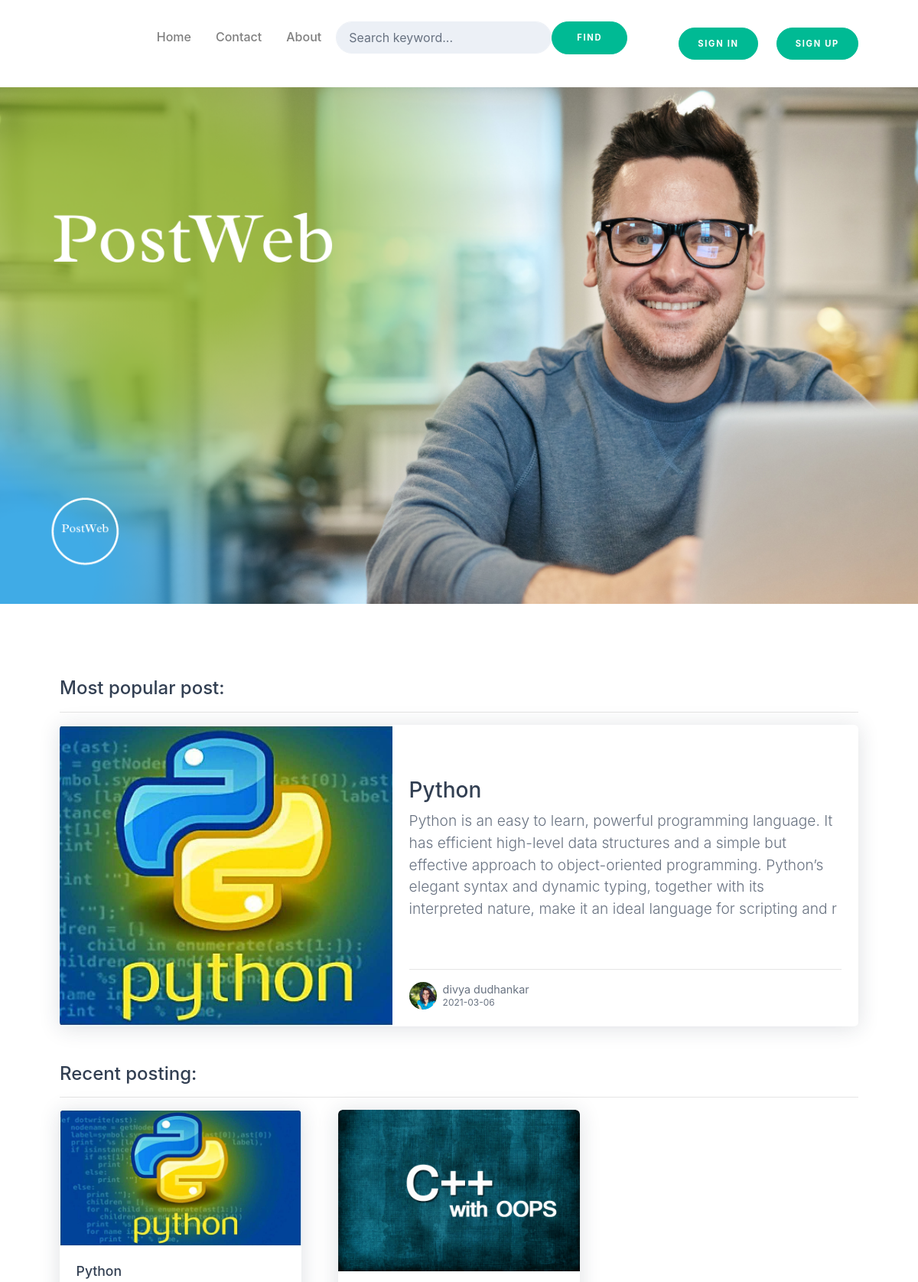
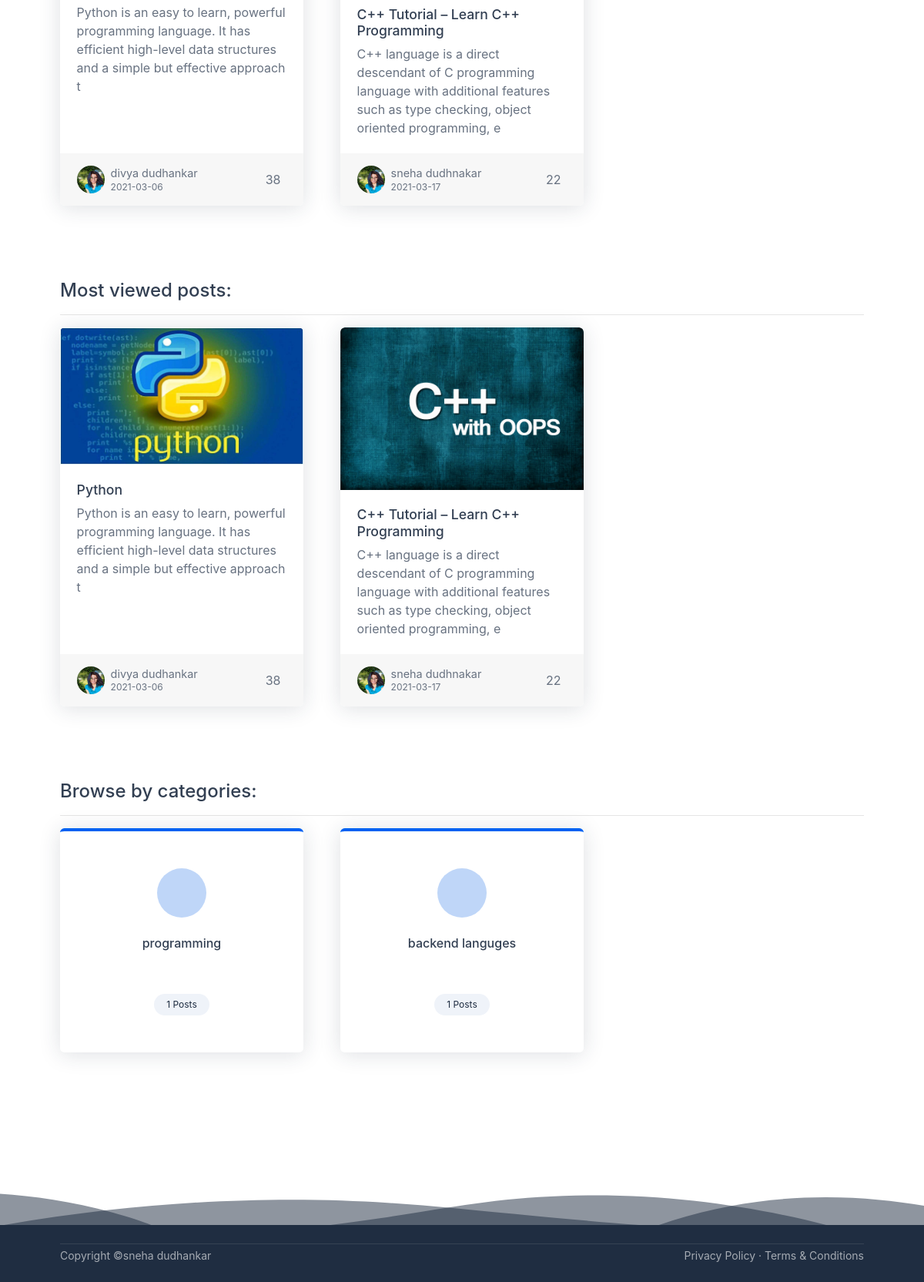
The page / on the database its author committed (2 pictures, top to bottom).
### tables this page shows
CREATE TABLE `posts` (
  `post_category_id` int(11) NOT NULL,
  `post_id` int(11) NOT NULL,
  `post_title` varchar(255) NOT NULL,
  `post_detail` text NOT NULL,
  `post_category` varchar(255) NOT NULL,
  `post_image` text NOT NULL,
  `post_date` date NOT NULL,
  `post_status` varchar(255) NOT NULL DEFAULT 'Published',
  `post_author` varchar(255) NOT NULL,
  `post_views` int(11) NOT NULL DEFAULT 0,
  `post_comment_count` int(11) NOT NULL DEFAULT 0,
  `post_tags` text NOT NULL
);

CREATE TABLE `categories` (
  `category_id` int(11) NOT NULL,
  `category_name` varchar(255) NOT NULL,
  `category_total_posts` int(11) NOT NULL,
  `total_posts_views` int(11) NOT NULL,
  `category_status` varchar(11) NOT NULL DEFAULT 'Published',
  `created_on` date NOT NULL,
  `created_by` varchar(155) NOT NULL
);

### index.php (the view, shortened to what this page needs)
<?php require_once("./includes/header.php"); ?>
        <div id="layoutDefault">
            <div id="layoutDefault_content">
                <main>
                    <nav class="navbar navbar-marketing navbar-expand-lg bg-white  navbar-light">
                        <div class="container">
                            <div class="collapse navbar-collapse" id="navbarSupportedContent">
                                <ul class="navbar-nav ml-auto mr-lg-5">
                                    <li class="nav-item">
                                        <a class="nav-link" href="index.php">Home </a>
                                    </li>
                                    <li class="nav-item dropdown no-caret">
                                        <a class="nav-link" href="contact.php">Contact</a>
                                    </li>
                                    <li class="nav-item dropdown no-caret">
                                        <a class="nav-link" href="about.php">About</a>
                                    </li>
                                    <li class="nav-item dropdown no-caret">
                                         <form class="page-header-signup " action="search.php" method="POST">
                                            <div class="form-row justify-content-center">
                                                <div class="">
                                                    <div class="form-group  ">
                                                        <input name="search-keyword" class="form-control form-control-solid rounded-pill bg-succses" type="text" placeholder="Search keyword..."/>
                                                    </div>
                                                </div>
                                                <div class="">
                                                    <button class="btn btn-teal btn-block btn-marketing rounded-pill text-center" type="submit">find</button>
                                                </div>
                                            </div>
                                        </form>
                                    </li>
                                </ul>
                                <?php
                                    require_once("./includes/registration.php");
                                ?>
                            </div>
                        </div>
                    </nav>
                    <header class="">
<img src="img/bg2.png" class="img-fluid" style="max-width: 100%;">
                    </header>
                    <section class="bg-white py-10">
                        <div class="container">
                        <h1>Most popular post:</h1>
                        <hr />
                        <?php
                            $sql4 = "SELECT * FROM posts WHERE post_status = :status ORDER BY post_views DESC LIMIT 0, 1";
                            $stmt = $pdo->prepare($sql4);
                            $stmt->execute([
                                ':status' => 'Published'
                            ]);
                            $post = $stmt->fetch(PDO::FETCH_ASSOC);
                            $post_id = $post['post_id'];
                            $post_title = $post['post_title'];
                            $post_detail = substr($post['post_detail'], 0, 300);
                            $post_author = $post['post_author'];
                            $post_date = $post['post_date'];
                            $post_image = $post['post_image'];
                        ?>
                            <a class="card post-preview post-preview-featured lift mb-5" href="single.php?post_id=<?php echo $post_id; ?>">
                                <div class="row no-gutters">
                                    <div class="col-lg-5"><div class="post-preview-featured-img" style='background-image: url("./img/<?php echo $post_image; ?>")'></div></div>
                                    <div class="col-lg-7">
                                        <div class="card-body">
                                            <div class="py-5">
                                                <h5 class="card-title"><?php echo $post_title; ?></h5>
                                                <p class="card-text">
                                                    <?php echo $post_detail; ?>
                                                </p>
                                            </div>
                                            <hr />
                                            <div class="post-preview-meta">
                                                <img class="post-preview-meta-img" src="./img/sneha.jpeg" />
                                                <div class="post-preview-meta-details">
                                                    <div class="post-preview-meta-details-name"><?php echo $post_author; ?></div>
                                                    <div class="post-preview-meta-details-date"><?php echo $post_date; ?></div>
                                                </div>
                                            </div>
                                        </div>
                                    </div>
                                </div>
                            </a>
                            <?php
                                $post_per_page = 3;
                                if (isset($_GET['page'])) {
                                    $page = $_GET['page'];
                                    if($page == 1) {
                                        $page_id = 0;
                                    } else {
                                        $page_id = ($page * $post_per_page) - $post_per_page;
                                    }
                                } else {
                                    $page_id = 0;
                                }
                            ?>
                            <h1>Recent posting:</h1>
                            <hr />
                            <div class="row">
                                <?php
                                    $sql = "SELECT * FROM posts WHERE post_status = :status ORDER BY post_id DESC LIMIT $page_id, $post_per_page";
                                    $stmt = $pdo->prepare($sql);
                                    $stmt->execute([
                                        ':status' => 'Published'
                                    ]);
                                    while($posts = $stmt->fetch(PDO::FETCH_ASSOC)) {
                                        $post_id = $posts['post_id'];
                                        $post_title = $posts['post_title'];
                                        $post_detail = substr($posts['post_detail'], 0, 140);
                                        $post_image = $posts['post_image'];
                                        $post_date = $posts['post_date'];
                                        $post_author = $posts['post_author'];
                                        $post_views = $posts['post_views'];
                                        ?>
                                            <div class="col-md-6 col-xl-4 mb-5">
                                                <a class="card post-preview lift h-100" href="single.php?post_id=<?php echo $post_id; ?>"
                                                    ><img class="card-img-top" src="./img/<?php echo $post_image; ?>" alt="<?php echo $post_image; ?>" />
                                                    <div class="card-body">
                                                        <h5 class="card-title"><?php echo $post_title; ?></h5>
                                                        <p class="card-text"><?php echo $post_detail; ?></p>
                                                    </div>
                                                    <div class="card-footer d-flex align-items-center justify-content-between">
                                                        <div class="post-preview-meta">
                                                            <img class="post-preview-meta-img" src="./img/sneha.jpeg" />
                                                            <div class="post-preview-meta-details">
                                                                <div class="post-preview-meta-details-name"><?php echo $post_author; ?></div>
                                                                <div class="post-preview-meta-details-date"><?php echo $post_date; ?></div>
                                                            </div>
                                                        </div>
                                                        <div class="post-preview-meta">
                                                            <?php echo $post_views; ?>
                                                        </div>
                                                    </div>
                                                </a>
                                            </div>
                                    <?php }
                                ?>
                            </div>
                            <h1 class="pt-5">Most viewed posts:</h1>
                            <hr />
                            <div class="row">
                                <?php
                                    $sql2 = "SELECT * FROM posts WHERE post_status = :status ORDER BY post_views DESC LIMIT 0, 3";
                                    $stmt = $pdo->prepare($sql2);
                                    $stmt->execute([
                                        ':status' => 'Published'
                                    ]);
                                    while($posts = $stmt->fetch(PDO::FETCH_ASSOC)) {
                                        $post_id = $posts['post_id'];
                                        $post_title = $posts['post_title'];
                                        $post_detail = substr($posts['post_detail'], 0, 140);
                                        $post_image = $posts['post_image'];
                                        $post_date = $posts['post_date'];
                                        $post_author = $posts['post_author'];
                                        $post_views = $posts['post_views']; ?>
                                            <div class="col-md-6 col-xl-4 mb-5">
                                                <a class="card post-preview lift h-100" href="single.php?post_id=<?php echo $post_id; ?>"
                                                    ><img class="card-img-top" src="./img/<?php echo $post_image; ?>" alt="<?php echo $post_image; ?>" />
                                                    <div class="card-body">
                                                        <h5 class="card-title"><?php echo $post_title; ?></h5>
                                                        <p class="card-text"><?php echo $post_detail; ?></p>
                                                    </div>
                                                    <div class="card-footer d-flex align-items-center justify-content-between">
                                                        <div class="post-preview-meta">
                                                            <img class="post-preview-meta-img" src="./img/sneha.jpeg" />
                                                            <div class="post-preview-meta-details">
                                                                <div class="post-preview-meta-details-name"><?php echo $post_author; ?></div>
                                                                <div class="post-preview-meta-details-date"><?php echo $post_date; ?></div>
                                                            </div>
                                                        </div>
                                                        <div class="post-preview-meta">
                                                            <?php echo $post_views; ?>
                                                        </div>
                                                    </div>
                                                </a>
                                            </div>
                                    <?php }
                                ?>
                            </div>
                            <h1 class="pt-5">Browse by categories:</h1>
                            <hr />
                            <div class="row features text-center mb-5">
                                <?php
                                    $sql1 = "SELECT * FROM categories WHERE category_status = :status";
                                    $stmt = $pdo->prepare($sql1);
                                    $stmt->execute([
                                        ':status' => 'Published'
                                    ]);
                                    while($categories = $stmt->fetch(PDO::FETCH_ASSOC)) {
                                        $category_id = $categories['category_id'];
                                        $category_title = $categories['category_name'];
                                        $total_posts = $categories['category_total_posts'];
                                        if($total_posts > 0) {
                                        ?>
                                        <div class="col-lg-4 col-md-6 mb-5">
                                            <a class="card card-link border-top border-top-lg border-primary h-100 lift" href="categories.php?category_id=<?php echo $category_id; ?>&category_name=<?php echo $category_title; ?>"
                                                ><div class="card-body p-5">
                                                    <div class="icon-stack icon-stack-lg bg-primary-soft text-primary mb-4"><i data-feather="user"></i></div>
                                                    <h6><?php echo $category_title; ?></h6>
                                                </div>
                                                <div class="card-footer bg-transparent pt-0 pb-5"><div class="badge badge-pill badge-light font-weight-normal px-3 py-2"><?php echo $total_posts; ?> Posts</div></div></a
                                            >
                                        </div>
                                    <?php }}
                                ?>
                            </div>
                        </div>
                        <div class="svg-border-waves text-dark">
                        </div>
                </main>
            </div>
            <div id="layoutDefault_footer">
                <footer class="footer pt-2 pb-4 mt-auto bg-dark footer-dark">
                    <div class="container">
                        <hr class="mb-1" />
                        <div class="row align-items-center">
                            <div class="col-md-6 small">Copyright &#xA9;sneha dudhankar</div>
                            <div class="col-md-6 text-md-right small">
                                <a href="privacy-policy.php">Privacy Policy</a>
                                &#xB7;
                                <a href="terms-conditions.php">Terms &amp; Conditions</a>
                            </div>
                        </div>
                    </div>
                </footer>
            </div>
        </div>
<?php require_once("./includes/footer.php"); ?>

### rows shown on the page
posts: post_image (picture), post_title "Python", post_detail "Python is an easy to learn, powerful programming language. It has efficient high-level data structures and a simple but effective approach to object-oriented programming. Python’s elegant syntax and dynamic typing, together with its interpreted nature, make it an ideal language for scripting and r", post_author "divya dudhankar", post_date "2021-03-06", post_detail "Python is an easy to learn, powerful programming language. It has efficient high-level data structures and a simple but effective approach t", post_views "38"
posts: post_image (picture), post_title "C++ Tutorial – Learn C++ Programming", post_detail "C++ language is a direct descendant of C programming language with additional features such as type checking, object oriented programming, e", post_author "sneha dudhnakar", post_date "2021-03-17", post_views "22"
categories: category_name "programming", category_total_posts "1"
categories: category_name "backend languges", category_total_posts "1"
